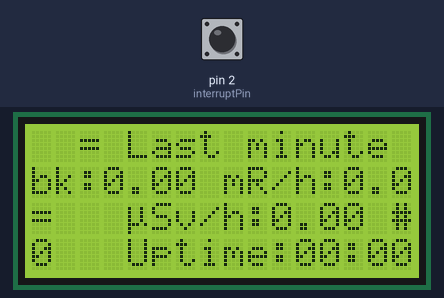
The sketch below on a simulated Arduino Uno, built with avr-gcc and run on an emulated ATmega328P. Parts: 16×4 character LCD. The inputs (shaded band) are chosen by the test bench; at power-on: pin 2 (interruptPin) LOW.

Above: at 5.6 s.
5.7 s: pin 2 (interruptPin) pulled HIGH for 0.15 s
At 10.6 s:
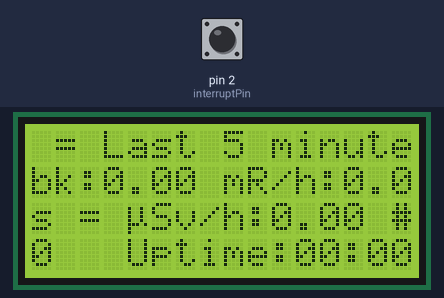
At 25.6 s:
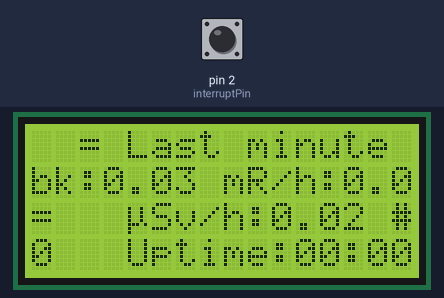
Timing chart, 0 to 27.1 s (numbered marks = the images above; inputs shaded):
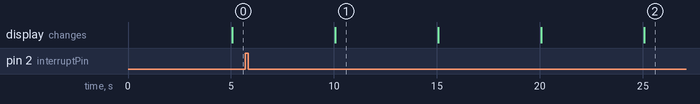

Measured:
- what the display in image 1 shows lasts 5.0 s, from 10.1 s to 15.1 s

The sketch:

geiger.ino
```cpp
#include <LiquidCrystal_I2C.h>
#include <RingBuf.h>

// Default interval. Governs menu switching (if menus switch automatically)
//  as well as data gathering/calculation for 1 minute measurment interval. For other intervals,
//  the data is gathered/calculated every minute.
#define INTERVAL_DEFAULT 5000
#define INTERVAL_1MIN 60000

// Magic number for J305 Geiger tube
#define CONVERSION_FACTOR 0.0081

// Greek letter mu for uSv/h display
const byte mu[] = {
  B00000,
  B10010,
  B10010,
  B10010,
  B10010,
  B11101,
  B10000,
  B10000
};

// Ring buffers for different time intervals.
//  The first template argument is the type of stored data, the second one is
//   the max size of the buffer. When buffer hits its end, it re-writes data from the start
//   this way, these buffers always have data for a given period
RingBuf<unsigned short int, int(60 / (INTERVAL_DEFAULT / 1000))> data_buffer_1min;
RingBuf<unsigned short int, 5> data_buffer_5min;
RingBuf<unsigned short int, 15> data_buffer_15min;
RingBuf<unsigned short int, 60> data_buffer_hour;

LiquidCrystal_I2C lcd(0x27,16,4);

// The pin the geiger counter board is connected to.
const byte interruptPin = 2;

unsigned long current_millis = 0;
unsigned long previous_millis_default = 0;
unsigned long previous_millis_minute = 0;

// Total count of detected decays since the start
double decays_total = 0;

float last_decays_default = 0;
unsigned short int decays_since_last_default_interval = 0;

float last_decays_minute = 0;
unsigned short int decays_since_last_minute_interval = 0;

// Radioactivity in different units of measurement for different periods of time.
// Units:
//  # dc - decays detected over the given period
//  # bk - radioactivity in Bekkerels over the given period
//  # uSv - radioactivity in microSivert/h over the given period
//  # mR - radioactivity in milliRoentgen/h over the given period
float radioactivity_dc_1m = 0;
float radioactivity_dc_5m = 0;
float radioactivity_dc_15m = 0;
float radioactivity_dc_1h = 0;

float radioactivity_bk_1m = 0;
float radioactivity_bk_5m = 0;
float radioactivity_bk_15m = 0;
float radioactivity_bk_1h = 0;

float radioactivity_uSv_1m = 0;
float radioactivity_uSv_5m = 0;
float radioactivity_uSv_15m = 0;
float radioactivity_uSv_1h = 0;

float radioactivity_mR_1m = 0;
float radioactivity_mR_5m = 0;
float radioactivity_mR_15m = 0;
float radioactivity_mR_1h = 0;


// Total number of display screens. These are defined below in showScreen function
//  Should be updated according to actual number of screens available
unsigned char screens_total = 4;
unsigned char current_screen = 0;

// Converts millis() from Arduino to HH:MM:SS format
String get_readable_time_since_start(unsigned long mss){
  int mss_in_seconds = mss / 1000;
  char buffer[16];
  sprintf(buffer, "%02d:%02d:%02d", int(mss_in_seconds / 3600), int((mss_in_seconds / 60) % 60), int(mss_in_seconds % 60));
  return String(buffer);
}


// Code to be executed when an interrupt is detected at pin 2.
//  Note that this code is executed twice as the interrupt is set to CHANGE mode
//  It will execute both on LOW->HIGH and HIGH->LOW pin state transitions.
void interrupt() {
  decays_total += 0.5;
}


// Screen slide show. Will iterate over screens from 0 until reaches screens_total, then it starts from 0 for the next iteration
void screenSlideShowNext(){
  showScreen(current_screen);
  current_screen++;
  if(current_screen >= screens_total){
    current_screen = 0;
  }
}

// Shows the screen specified in screen_number variable
void showScreen(short int screen_number){
  unsigned long int current_time_since_start = millis();
  switch(screen_number){
  case 0:
      lcd.clear();
      lcd.setCursor(0,0);
      lcd.print("  = Last minute =");
      lcd.setCursor(0,1);
      lcd.print("bk:");
      lcd.print(radioactivity_bk_1m);
      lcd.print(" mR/h:");
      lcd.print(radioactivity_mR_1m);
      lcd.setCursor(0,2);
      lcd.write(0);
      lcd.print("Sv/h:");
      lcd.print(radioactivity_uSv_1m);
      lcd.print(" #:");
      lcd.print(int(radioactivity_dc_1m));
      lcd.setCursor(0,3);
      lcd.print("Uptime:");
      lcd.print(get_readable_time_since_start(current_time_since_start));
      break;
    case 1:
      lcd.clear();
      lcd.setCursor(0,0);
      lcd.print(" = Last 5 minutes =");
      lcd.setCursor(0,1);
      lcd.print("bk:");
      lcd.print(radioactivity_bk_5m);
      lcd.print(" mR/h:");
      lcd.print(radioactivity_mR_5m);
      lcd.setCursor(0,2);
      lcd.write(0);
      lcd.print("Sv/h:");
      lcd.print(radioactivity_uSv_5m);
      lcd.print(" #:");
      lcd.print(int(radioactivity_dc_5m));
      lcd.setCursor(0,3);
      lcd.print("Uptime:");
      lcd.print(get_readable_time_since_start(current_time_since_start));
      break;
    case 2:
      lcd.clear();
      lcd.setCursor(0,0);
      lcd.print("= Last 15 minutes =");
      lcd.setCursor(0,1);
      lcd.print("bk:");
      lcd.print(radioactivity_bk_15m);
      lcd.print(" mR/h:");
      lcd.print(radioactivity_mR_15m);
      lcd.setCursor(0,2);
      lcd.write(0);
      lcd.print("Sv/h:");
      lcd.print(radioactivity_uSv_15m);
      lcd.print(" #:");
      lcd.print(int(radioactivity_dc_15m));
      lcd.setCursor(0,3);
      lcd.print("Uptime:");
      lcd.print(get_readable_time_since_start(current_time_since_start));
      break;
    case 3:
      lcd.clear();
      lcd.setCursor(0,0);
      lcd.print("   = Last hour =");
      lcd.setCursor(0,1);
      lcd.print("bk:");
      lcd.print(radioactivity_bk_1h);
      lcd.print(" mR/h:");
      lcd.print(radioactivity_mR_1h);
      lcd.setCursor(0,2);
      lcd.write(0);
      lcd.print("Sv/h:");
      lcd.print(radioactivity_uSv_1h);
      lcd.print(" #:");
      lcd.print(int(radioactivity_dc_1h));
      lcd.setCursor(0,3);
      lcd.print("Uptime:");
      lcd.print(get_readable_time_since_start(current_time_since_start));
      break;
    default:
      lcd.clear();
      lcd.setCursor(0,0);
      lcd.print("!UNKNOWN SCREEN!");
      break;
  }
}

// Count data for 1 minute and all other intervals
// These two functions are too fucking retarded, but found no other way with templates
// RingBuf does not want to be passed unless you give it SPECIFIC template parameters, so the functions
//  can be only specific for each RingBuf we have, not a generic one for all the buffers. Bullshit.
float count_shit_1m(){
  float result = 0;
  for (int i=0; i<(data_buffer_1min.size() - 1); i++){
    result += data_buffer_1min[i];
  }
  radioactivity_dc_1m = result;
  if (data_buffer_1min.size() < data_buffer_1min.maxSize()){
    result *= (data_buffer_1min.maxSize() / data_buffer_1min.size());
  }
  radioactivity_bk_1m = result / 60;
  radioactivity_uSv_1m = result * CONVERSION_FACTOR;
  radioactivity_mR_1m = (result * CONVERSION_FACTOR) / 10.0;
}

float count_shit_longterm(){

  // 5 minutes
  float cpm = 0;
  float result = 0;
  for (int i=0; i<(data_buffer_5min.size() - 1); i++){
    result += data_buffer_5min[i];
  }
  radioactivity_dc_5m = result;
  if (!data_buffer_5min.isFull()){
    result *= (data_buffer_5min.maxSize() / data_buffer_5min.size());
  }
  radioactivity_bk_5m = result / 300;
  cpm = result / 5;
  radioactivity_uSv_5m = cpm * CONVERSION_FACTOR;
  radioactivity_mR_5m = (cpm * CONVERSION_FACTOR) / 10.0;

  // 15 minutes
  result = 0;
  for (int i=0; i<(data_buffer_15min.size() - 1); i++){
    result += data_buffer_15min[i];
  }
  radioactivity_dc_15m = result;
  if (!data_buffer_15min.isFull()){
    result *= (data_buffer_15min.maxSize() / data_buffer_15min.size());
  }
  radioactivity_bk_15m = result / 900;
  cpm = result / 15;
  radioactivity_uSv_15m = cpm * CONVERSION_FACTOR;
  radioactivity_mR_15m = (cpm * CONVERSION_FACTOR) / 10.0;

  // hour
  result = 0;
  for (int i=0; i<(data_buffer_hour.size() - 1); i++){
    result += data_buffer_hour[i];
  }
  radioactivity_dc_1h = result;
  if (!data_buffer_hour.isFull()){
    result *= (data_buffer_hour.maxSize() / data_buffer_hour.size());
  }
  radioactivity_bk_1h = result / 3600;
  cpm = result / 60;
  radioactivity_uSv_1h = cpm * CONVERSION_FACTOR;
  radioactivity_mR_1h = (cpm * CONVERSION_FACTOR) / 10.0;
}

void setup() {
  Serial.begin(115200);
  pinMode(interruptPin, INPUT);
  attachInterrupt(digitalPinToInterrupt(interruptPin), interrupt, CHANGE);
  lcd.init();
  lcd.createChar(0, mu);
  lcd.clear();
  lcd.backlight();
  lcd.setCursor(1,0);
  lcd.print("Measuring...");
}

void loop() {
  current_millis = millis();
  // Code to be executed every INTERVAL_DEFAULT
  if ((current_millis - previous_millis_default) > INTERVAL_DEFAULT) {
    previous_millis_default = current_millis;
    decays_since_last_default_interval = decays_total - last_decays_default;
    last_decays_default = decays_total;
    data_buffer_1min.pushOverwrite(decays_since_last_default_interval);
    count_shit_1m();
    screenSlideShowNext();
  }

  // Code to be executed every minute
  current_millis = millis();
  if ((current_millis - previous_millis_minute) > INTERVAL_1MIN) {
    previous_millis_minute = current_millis;
    decays_since_last_minute_interval = decays_total - last_decays_minute;
    last_decays_minute = decays_total;
    data_buffer_5min.pushOverwrite(decays_since_last_minute_interval);
    data_buffer_15min.pushOverwrite(decays_since_last_minute_interval);
    data_buffer_hour.pushOverwrite(decays_since_last_minute_interval);
    count_shit_longterm();
  }
}
```
